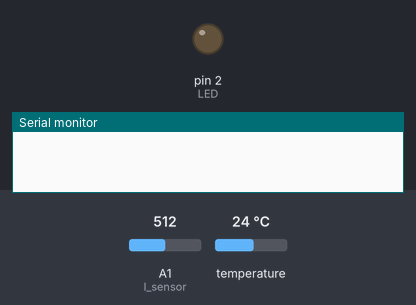
Bench run of a sketch on a simulated Arduino Uno, built with avr-gcc and run on an emulated ATmega328P. On the bench: output pins drawn as LEDs (lit = HIGH), the last lines printed to the serial monitor. The inputs (shaded band) are chosen by the test bench; at power-on: A1 (l_sensor) = 512, temperature 24 °C.

Above: at 0.1 s.
At 0.8 s:
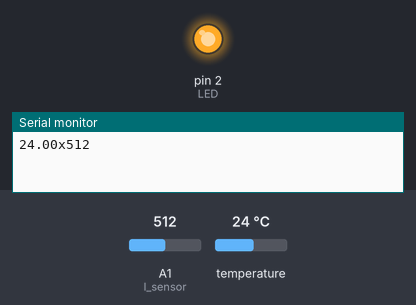
Timing chart, 0 to 2.3 s (numbered marks = the images above):
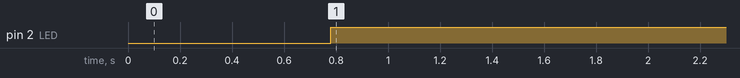

Measured:
- by itself, pin 2 (LED): LOW → HIGH at 0.78 s

The sketch:

termometr.ino
```cpp
#include <OneWire.h>
#include <DallasTemperature.h>
#include <time.h>

#define ONE_WIRE_BUS 5 // czujnik temperatury D5, patrzeć na schemat -> R 1K2!!!
OneWire oneWire(ONE_WIRE_BUS);
DallasTemperature sensors(&oneWire);
float temp;

int l_sensor = A1; ///fotorezystor A5
int light;

void setup(void)
{

  Serial.begin(9600);
  sensors.begin();
  pinMode(2, OUTPUT);   /// LED D2

}

void loop(void)
{

  sensors.requestTemperatures();
  temp = sensors.getTempCByIndex(0);
  light = analogRead(l_sensor);
  //Serial.print("\nTEMP");
  Serial.print(temp);
  Serial.print('x');
  Serial.println(light);

  if (temp > 23) digitalWrite (2, HIGH);
  else digitalWrite (2, LOW);

  //delay(100);
}
```
